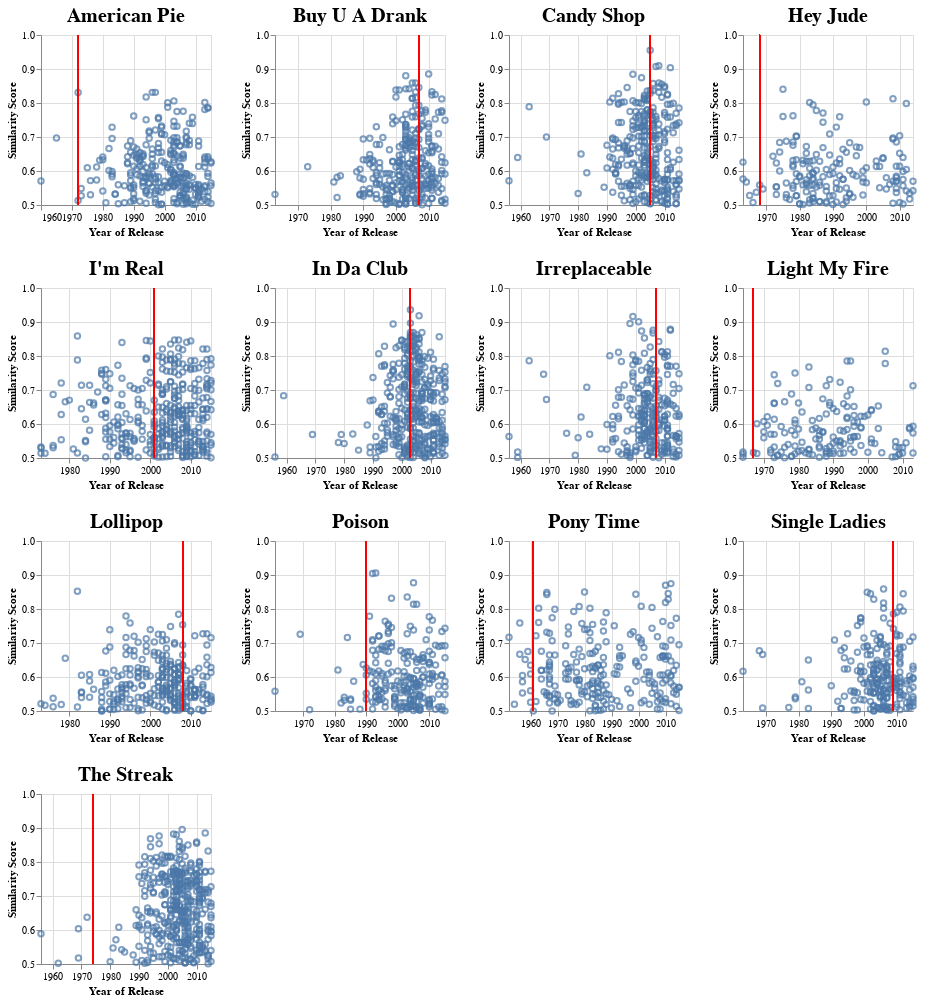

Notebook code cell kept with this figure:
### Code cell
dots = alt.Chart(all_influenced).mark_point().encode(
    x = alt.X('year:T',scale=alt.Scale(zero=False),axis=alt.Axis(title='Year of Release')),
    y= alt.X(f'similarity',scale=alt.Scale(zero=False, domain=[0.5,1]),axis=alt.Axis(title='Similarity Score')),
#     facet=alt.Facet('Influencer:N'),
    tooltip = alt.Tooltip(['title','artist','position'])
).properties(
    width=170,
    height=170
)
release = alt.Chart(all_influenced).mark_rule(color='red').encode(
    x = alt.X('Year Inspired:T',axis=alt.Axis(title='Year of Release'))
).properties(
    width=170,
    height=170
)

infl_plots = dots+release

alt.ConcatChart(
    concat=[
      infl_plots.transform_filter(alt.datum.Influencer == value).properties(title=f'{value}')
      for value in sorted(all_influenced.Influencer.unique())
    ],
    columns=4
).configure_title(
    fontSize=20,
    anchor='middle',
    align='left'
# ).resolve_axis(
#     x='independent',
#     y='independent'
# ).resolve_scale(
#     x='independent', 
#     y='independent'
)

### Figure 1 — Vega-Lite specification as saved in the notebook (floating-point values rounded to 4 significant figures; data arrays with more than 128 entries replaced by an {"elided": "..."} marker saying what was removed)
{"config": {"view": {"continuousWidth": 400, "continuousHeight": 300}, "title": {"align": "left", "anchor": "middle", "fontSize": 20}}, "concat": [{"layer": [{"mark": "point", "encoding": {"tooltip": [{"field": "title", "type": "nominal"}, {"field": "artist", "type": "nominal"}, {"field": "position", "type": "quantitative"}], "x": {"axis": {"title": "Year of Release"}, "field": "year", "scale": {"zero": false}, "type": "temporal"}, "y": {"axis": {"title": "Similarity Score"}, "field": "similarity", "scale": {"domain": [0.5, 1], "zero": false}, "type": "quantitative"}}, "height": 170, "width": 170}, {"mark": {"type": "rule", "color": "red"}, "encoding": {"x": {"axis": {"title": "Year of Release"}, "field": "Year Inspired", "type": "temporal"}}, "height": 170, "width": 170}], "title": "American Pie", "transform": [{"filter": "(datum.Influencer === 'American Pie')"}]}, {"layer": [{"mark": "point", "encoding": {"tooltip": [{"field": "title", "type": "nominal"}, {"field": "artist", "type": "nominal"}, {"field": "position", "type": "quantitative"}], "x": {"axis": {"title": "Year of Release"}, "field": "year", "scale": {"zero": false}, "type": "temporal"}, "y": {"axis": {"title": "Similarity Score"}, "field": "similarity", "scale": {"domain": [0.5, 1], "zero": false}, "type": "quantitative"}}, "height": 170, "width": 170}, {"mark": {"type": "rule", "color": "red"}, "encoding": {"x": {"axis": {"title": "Year of Release"}, "field": "Year Inspired", "type": "temporal"}}, "height": 170, "width": 170}], "title": "Buy U A Drank", "transform": [{"filter": "(datum.Influencer === 'Buy U A Drank')"}]}, {"layer": [{"mark": "point", "encoding": {"tooltip": [{"field": "title", "type": "nominal"}, {"field": "artist", "type": "nominal"}, {"field": "position", "type": "quantitative"}], "x": {"axis": {"title": "Year of Release"}, "field": "year", "scale": {"zero": false}, "type": "temporal"}, "y": {"axis": {"title": "Similarity Score"}, "field": "similarity", "scale": {"domain": [0.5, 1], "zero": false}, "type": "quantitative"}}, "height": 170, "width": 170}, {"mark": {"type": "rule", "color": "red"}, "encoding": {"x": {"axis": {"title": "Year of Release"}, "field": "Year Inspired", "type": "temporal"}}, "height": 170, "width": 170}], "title": "Candy Shop", "transform": [{"filter": "(datum.Influencer === 'Candy Shop')"}]}, {"layer": [{"mark": "point", "encoding": {"tooltip": [{"field": "title", "type": "nominal"}, {"field": "artist", "type": "nominal"}, {"field": "position", "type": "quantitative"}], "x": {"axis": {"title": "Year of Release"}, "field": "year", "scale": {"zero": false}, "type": "temporal"}, "y": {"axis": {"title": "Similarity Score"}, "field": "similarity", "scale": {"domain": [0.5, 1], "zero": false}, "type": "quantitative"}}, "height": 170, "width": 170}, {"mark": {"type": "rule", "color": "red"}, "encoding": {"x": {"axis": {"title": "Year of Release"}, "field": "Year Inspired", "type": "temporal"}}, "height": 170, "width": 170}], "title": "Hey Jude", "transform": [{"filter": "(datum.Influencer === 'Hey Jude')"}]}, {"layer": [{"mark": "point", "encoding": {"tooltip": [{"field": "title", "type": "nominal"}, {"field": "artist", "type": "nominal"}, {"field": "position", "type": "quantitative"}], "x": {"axis": {"title": "Year of Release"}, "field": "year", "scale": {"zero": false}, "type": "temporal"}, "y": {"axis": {"title": "Similarity Score"}, "field": "similarity", "scale": {"domain": [0.5, 1], "zero": false}, "type": "quantitative"}}, "height": 170, "width": 170}, {"mark": {"type": "rule", "color": "red"}, "encoding": {"x": {"axis": {"title": "Year of Release"}, "field": "Year Inspired", "type": "temporal"}}, "height": 170, "width": 170}], "title": "I'm Real", "transform": [{"filter": "(datum.Influencer === \"I'm Real\")"}]}, {"layer": [{"mark": "point", "encoding": {"tooltip": [{"field": "title", "type": "nominal"}, {"field": "artist", "type": "nominal"}, {"field": "position", "type": "quantitative"}], "x": {"axis": {"title": "Year of Release"}, "field": "year", "scale": {"zero": false}, "type": "temporal"}, "y": {"axis": {"title": "Similarity Score"}, "field": "similarity", "scale": {"domain": [0.5, 1], "zero": false}, "type": "quantitative"}}, "height": 170, "width": 170}, {"mark": {"type": "rule", "color": "red"}, "encoding": {"x": {"axis": {"title": "Year of Release"}, "field": "Year Inspired", "type": "temporal"}}, "height": 170, "width": 170}], "title": "In Da Club", "transform": [{"filter": "(datum.Influencer === 'In Da Club')"}]}, {"layer": [{"mark": "point", "encoding": {"tooltip": [{"field": "title", "type": "nominal"}, {"field": "artist", "type": "nominal"}, {"field": "position", "type": "quantitative"}], "x": {"axis": {"title": "Year of Release"}, "field": "year", "scale": {"zero": false}, "type": "temporal"}, "y": {"axis": {"title": "Similarity Score"}, "field": "similarity", "scale": {"domain": [0.5, 1], "zero": false}, "type": "quantitative"}}, "height": 170, "width": 170}, {"mark": {"type": "rule", "color": "red"}, "encoding": {"x": {"axis": {"title": "Year of Release"}, "field": "Year Inspired", "type": "temporal"}}, "height": 170, "width": 170}], "title": "Irreplaceable", "transform": [{"filter": "(datum.Influencer === 'Irreplaceable')"}]}, {"layer": [{"mark": "point", "encoding": {"tooltip": [{"field": "title", "type": "nominal"}, {"field": "artist", "type": "nominal"}, {"field": "position", "type": "quantitative"}], "x": {"axis": {"title": "Year of Release"}, "field": "year", "scale": {"zero": false}, "type": "temporal"}, "y": {"axis": {"title": "Similarity Score"}, "field": "similarity", "scale": {"domain": [0.5, 1], "zero": false}, "type": "quantitative"}}, "height": 170, "width": 170}, {"mark": {"type": "rule", "color": "red"}, "encoding": {"x": {"axis": {"title": "Year of Release"}, "field": "Year Inspired", "type": "temporal"}}, "height": 170, "width": 170}], "title": "Light My Fire", "transform": [{"filter": "(datum.Influencer === 'Light My Fire')"}]}, {"layer": [{"mark": "point", "encoding": {"tooltip": [{"field": "title", "type": "nominal"}, {"field": "artist", "type": "nominal"}, {"field": "position", "type": "quantitative"}], "x": {"axis": {"title": "Year of Release"}, "field": "year", "scale": {"zero": false}, "type": "temporal"}, "y": {"axis": {"title": "Similarity Score"}, "field": "similarity", "scale": {"domain": [0.5, 1], "zero": false}, "type": "quantitative"}}, "height": 170, "width": 170}, {"mark": {"type": "rule", "color": "red"}, "encoding": {"x": {"axis": {"title": "Year of Release"}, "field": "Year Inspired", "type": "temporal"}}, "height": 170, "width": 170}], "title": "Lollipop", "transform": [{"filter": "(datum.Influencer === 'Lollipop')"}]}, {"layer": [{"mark": "point", "encoding": {"tooltip": [{"field": "title", "type": "nominal"}, {"field": "artist", "type": "nominal"}, {"field": "position", "type": "quantitative"}], "x": {"axis": {"title": "Year of Release"}, "field": "year", "scale": {"zero": false}, "type": "temporal"}, "y": {"axis": {"title": "Similarity Score"}, "field": "similarity", "scale": {"domain": [0.5, 1], "zero": false}, "type": "quantitative"}}, "height": 170, "width": 170}, {"mark": {"type": "rule", "color": "red"}, "encoding": {"x": {"axis": {"title": "Year of Release"}, "field": "Year Inspired", "type": "temporal"}}, "height": 170, "width": 170}], "title": "Poison", "transform": [{"filter": "(datum.Influencer === 'Poison')"}]}, {"layer": [{"mark": "point", "encoding": {"tooltip": [{"field": "title", "type": "nominal"}, {"field": "artist", "type": "nominal"}, {"field": "position", "type": "quantitative"}], "x": {"axis": {"title": "Year of Release"}, "field": "year", "scale": {"zero": false}, "type": "temporal"}, "y": {"axis": {"title": "Similarity Score"}, "field": "similarity", "scale": {"domain": [0.5, 1], "zero": false}, "type": "quantitative"}}, "height": 170, "width": 170}, {"mark": {"type": "rule", "color": "red"}, "encoding": {"x": {"axis": {"title": "Year of Release"}, "field": "Year Inspired", "type": "temporal"}}, "height": 170, "width": 170}], "title": "Pony Time", "transform": [{"filter": "(datum.Influencer === 'Pony Time')"}]}, {"layer": [{"mark": "point", "encoding": {"tooltip": [{"field": "title", "type": "nominal"}, {"field": "artist", "type": "nominal"}, {"field": "position", "type": "quantitative"}], "x": {"axis": {"title": "Year of Release"}, "field": "year", "scale": {"zero": false}, "type": "temporal"}, "y": {"axis": {"title": "Similarity Score"}, "field": "similarity", "scale": {"domain": [0.5, 1], "zero": false}, "type": "quantitative"}}, "height": 170, "width": 170}, {"mark": {"type": "rule", "color": "red"}, "encoding": {"x": {"axis": {"title": "Year of Release"}, "field": "Year Inspired", "type": "temporal"}}, "height": 170, "width": 170}], "title": "Single Ladies", "transform": [{"filter": "(datum.Influencer === 'Single Ladies')"}]}, {"layer": [{"mark": "point", "encoding": {"tooltip": [{"field": "title", "type": "nominal"}, {"field": "artist", "type": "nominal"}, {"field": "position", "type": "quantitative"}], "x": {"axis": {"title": "Year of Release"}, "field": "year", "scale": {"zero": false}, "type": "temporal"}, "y": {"axis": {"title": "Similarity Score"}, "field": "similarity", "scale": {"domain": [0.5, 1], "zero": false}, "type": "quantitative"}}, "height": 170, "width": 170}, {"mark": {"type": "rule", "color": "red"}, "encoding": {"x": {"axis": {"title": "Year of Release"}, "field": "Year Inspired", "type": "temporal"}}, "height": 170, "width": 170}], "title": "The Streak", "transform": [{"filter": "(datum.Influencer === 'The Streak')"}]}], "columns": 4, "data": {"name": "data-26e0f448a4b2617f379b8ebd4f15b312"}, "$schema": "https://vega.github.io/schema/vega-lite/v4.17.0.json", "datasets": {"data-26e0f448a4b2617f379b8ebd4f15b312": {"elided": "3538 records"}}}
